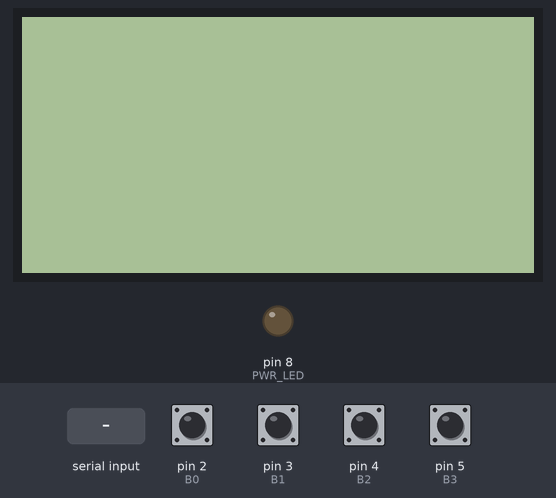
Simulated run of this sketch. Board: Arduino Uno, built with avr-gcc and run on an emulated ATmega328P. Shown: 128×64 one-colour display, output pins drawn as LEDs (lit = HIGH). The inputs (shaded band) are chosen by the test bench; at power-on: pin 2 (B0), pin 3 (B1), pin 4 (B2), pin 5 (B3) HIGH. What the sketch prints to the serial monitor is not drawn.

Above: at 1.2 s.
1.3 s: "P90\n" received over Serial
At 2.3 s:
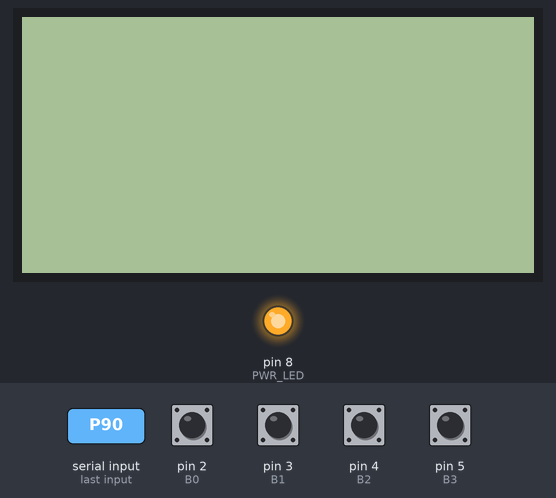
2.8 s: pin 2 (B0) pulled LOW for 0.15 s
4.4 s: pin 2 (B0) pulsed LOW 2 times (0.12 s each, 0.3 s apart)
Timing chart, 0 to 7.4 s (numbered marks = the images above; inputs shaded):
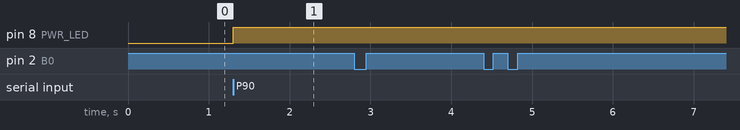

The sketch:

DisplayController.ino
```cpp
#include "Config.h"
#include "U8glib.h"

U8GLIB_ST7920_128X64_1X u8g(EN,RW,RS);  // SPI Com: SCK = en = 18, MOSI = rw = 16, CS = di = 17

boolean lastButtons[] = {false, false, false, false};
String lines[6];

boolean update = true;

void setup(void){

  Serial.begin(SERIAL_BAUDRATE);
  // flip screen, if required
  // u8g.setRot180();

  // set SPI backup if required
  //u8g.setHardwareBackup(u8g_backup_avr_spi);

  // assign default color value
  if ( u8g.getMode() == U8G_MODE_R3G3B2 ) {
    u8g.setColorIndex(255);     // white
  }
  else if ( u8g.getMode() == U8G_MODE_GRAY2BIT ) {
    u8g.setColorIndex(3);         // max intensity
  }
  else if ( u8g.getMode() == U8G_MODE_BW ) {
    u8g.setColorIndex(1);         // pixel on
  }
  else if ( u8g.getMode() == U8G_MODE_HICOLOR ) {
    u8g.setHiColorByRGB(255,255,255);
  }
  pinMode(B0, INPUT_PULLUP);
  pinMode(B1, INPUT_PULLUP);
  pinMode(B2, INPUT_PULLUP);
  pinMode(B3, INPUT_PULLUP);

  pinMode(PWR_LED, OUTPUT);

  //lines[0] = "   (K)NightBot 0.1";
  //lines[3] = "  waiting for master";

  initCom();
}

void loop(void) {
  updateCom();

  if(update){
    u8g.firstPage();
    do {
      draw();
    } while(u8g.nextPage());
  }

  updateButtons();

  delay(10);
}

void draw(void) {
  u8g.setFont(u8g_font_6x10);
  char line[21];
  for(int i = 0; i < 5; i++){
    lines[i].toCharArray(line, lines[i].length()+1);
    u8g.drawStr( 1, (i*10) + 9, line);
  }

  lines[5].substring(1).toCharArray(line, lines[5].length()+1);
  u8g.drawStr( 1, 62, line);

  if(lines[5].charAt(0) == 'B'){
    u8g.drawLine(1, 51, 127, 51);
    u8g.drawLine(31, 51, 31, 63);
    u8g.drawLine(63, 51, 63, 63);
    u8g.drawLine(95, 51, 95, 63);
  }

  update = false;
}

void updateButtons(){
  boolean buttons[4];
  buttons[0] = (digitalRead(B0) == LOW) ? true : false;
  buttons[1] = (digitalRead(B1) == LOW) ? true : false;
  buttons[2] = (digitalRead(B2) == LOW) ? true : false;
  buttons[3] = (digitalRead(B3) == LOW) ? true : false;

  for(int i = 0; i < 4; i++){
    if(lastButtons[i] && !buttons[i]){
      Serial.print("B");
      Serial.print(i);
    }
    lastButtons[i] = buttons[i];
  }
}
```

Communication.ino
```cpp
#include "Config.h"

void initCom(){
  Serial.setTimeout(5);
  while(false){           // just for debug, to be changed to true!!!
    Serial.print("D");
    delay(200);
    if(Serial.available() && Serial.read() == 'D'){
      flushSerial();
      break;
    }
    delay(500);
  }
}

void updateCom(){
  while(Serial.available()){
    if(Serial.available() > 1){
      char c = Serial.read();
      if(c == 'L'){
        c = Serial.read();
        int lineNum =  int(c) - 48;
        if(lineNum >= 0 && lineNum < 6){
          String line = Serial.readStringUntil('\n');
          if(line.length() > 21){
            line = line.substring(0, 22);
          }
          lines[lineNum] = line;
          update = true;
        }else{
          flushSerial();
        }
      }else if(c == 'P'){
        c = Serial.read();
        digitalWrite(PWR_LED, (c == '0') ? LOW : HIGH);
      }else if(c == '\n'){
        //skip
      }else{
        flushSerial();
      }
    }else if(Serial.available()){
      flushSerial();
    }
  }
}

void flushSerial(){   //discards all serial data
  while(Serial.available()){
    Serial.read();
  }
}
```

Config.h
```cpp
//
//                 DisplayController configuration file
//
// here you can set all possible things about info display on top of the robot


// ------------------------- Pinout -----------------------------

#define EN 13
#define RW 12
#define RS 11
//#define EN 52
//#define RW 50
//#define RS 51

#define B0 2
#define B1 3
#define B2 4
#define B3 5

#define PWR_LED 8


// ---------------------- Communication -------------------------

#define SERIAL_BAUDRATE 9600
```

Measured:
- after the input at 1.3 s, pin 8 (PWR_LED): LOW → HIGH at once
- after the input at 2.8 s, every drawn part: stays the same
- after the input at 4.4 s, every drawn part: stays the same
